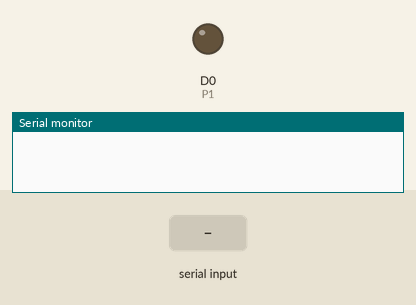
A sketch run on a simulated ESP8266 (NodeMCU). Shown: output pins drawn as LEDs (lit = HIGH), the last lines printed to the serial monitor. The inputs (shaded band) are chosen by the test bench.

Above: at 1.2 s.
1.3 s: "a" received over Serial
At 2.2 s:
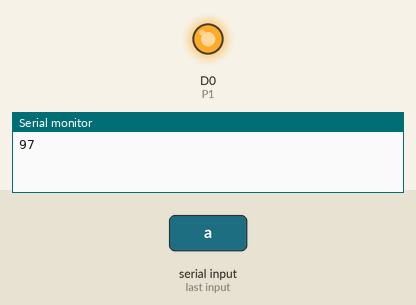
2.8 s: "b" received over Serial
At 3.3 s:
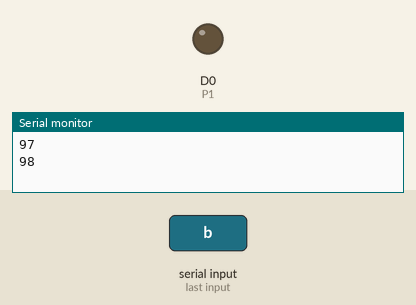
Timing chart, 0 to 5.8 s (numbered marks = the images above; inputs shaded):
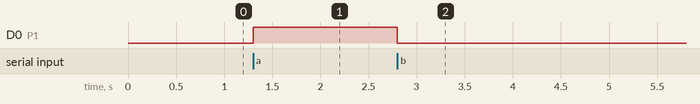

The sketch:

ReadSerial.ino
```cpp
/**
 * @file Ex6_SerialLED.ino
 * @author
 * @date 2026-01-07
 * @brief Read a character from the Serial Monitor and control an LED with a switch-case.
 *
 * @details
 * This sketch listens for incoming bytes on the Serial port. When a byte is received,
 * it is stored in the variable @ref sendData and used in a switch statement.
 *
 * The program is intended to react to the characters:
 * - 'a' (ASCII 97)
 * - 'b' (ASCII 98)
 * - 'c' (ASCII 99)
 * - 'd' (ASCII 100)
 * - 'e' (ASCII 101)
 *
 * For each recognized case, it first turns the LED(s) off using @ref LEDSoff() and
 * then (for the 'a' case) turns the LED on. It also prints the received byte in
 * decimal form to the Serial Monitor.
 *
 * Any other character triggers the default case, which turns the LED off and prints
 * the received value.
 *
 * @note
 * - This code prints the incoming data as a decimal number (ASCII code). For example,
 *   sending 'a' prints 97.
 * - If your Serial Monitor is set to send newline/CR, you may also receive 10 (\\n)
 *   and/or 13 (\\r).
 * - The macro `P1` is defined as `D0`. On a classic Arduino Uno you typically use
 *   numbers like 2, 3, 4... instead of D0. `D0` is commonly used on some other boards.
 */

#include <SPI.h>  ///< SPI library included (not used in this sketch)

int sendData = 0; ///< Stores the latest received byte from Serial

/**
 * @brief LED output pin definition.
 *
 * @details
 * `P1` is a macro alias for pin `D0`. This sketch uses @ref P1 as the LED control pin.
 */
#define P1 D0

/**
 * @brief Arduino setup function.
 *
 * @details
 * Initializes Serial communication at 9600 baud and configures pin D0 as an output.
 */
void setup() {
  Serial.begin(9600);
  pinMode(D0, OUTPUT);
}

/**
 * @brief Turns all LED outputs off.
 *
 * @details
 * Sets pin @ref P1 LOW to ensure the LED is turned off.
 */
void LEDSoff() {
  digitalWrite(P1, LOW);
}

/**
 * @brief Arduino main loop.
 *
 * @details
 * - Checks if a byte is available on the Serial interface.
 * - Reads one byte with Serial.read() and stores it in @ref sendData.
 * - Uses a switch statement to compare the received value to expected ASCII codes.
 * - Prints the received value as a decimal number.
 *
 * Cases:
 * - 97 or 'a': turns LEDs off, then turns P1 on, prints 97
 * - 'b' (98): turns LEDs off, prints 98
 * - 99 or 'c': turns LEDs off, prints 99
 * - 100 or 'd': turns LEDs off, prints 100
 * - 101 or 'e': turns LEDs off, prints 101
 * - default: turns LEDs off, prints whatever was received
 */
void loop() {
  // Only run when at least one byte is available
  if (Serial.available() > 0) {
    sendData = Serial.read();  // Read one incoming byte

    switch (sendData) {
      case 97:  // ASCII for 'a'
        LEDSoff();
        digitalWrite(P1, HIGH);
        Serial.println(sendData, DEC);
        break;

      case 'b': // ASCII for 'b' (98)
        LEDSoff();
        Serial.println(sendData, DEC);
        break;

      case 99:  // ASCII for 'c'
        LEDSoff();
        Serial.println(sendData, DEC);
        break;

      case 100: // ASCII for 'd'
        LEDSoff();
        Serial.println(sendData, DEC);
        break;

      case 101: // ASCII for 'e'
        LEDSoff();
        Serial.println(sendData, DEC);
        break;

      default:
        LEDSoff();
        Serial.println(sendData, DEC);
        break;
    }
  }
}
```

Measured:
- after the input at 1.3 s, D0 (P1): LOW → HIGH at once
- after the input at 2.8 s, D0 (P1): HIGH → LOW at once
